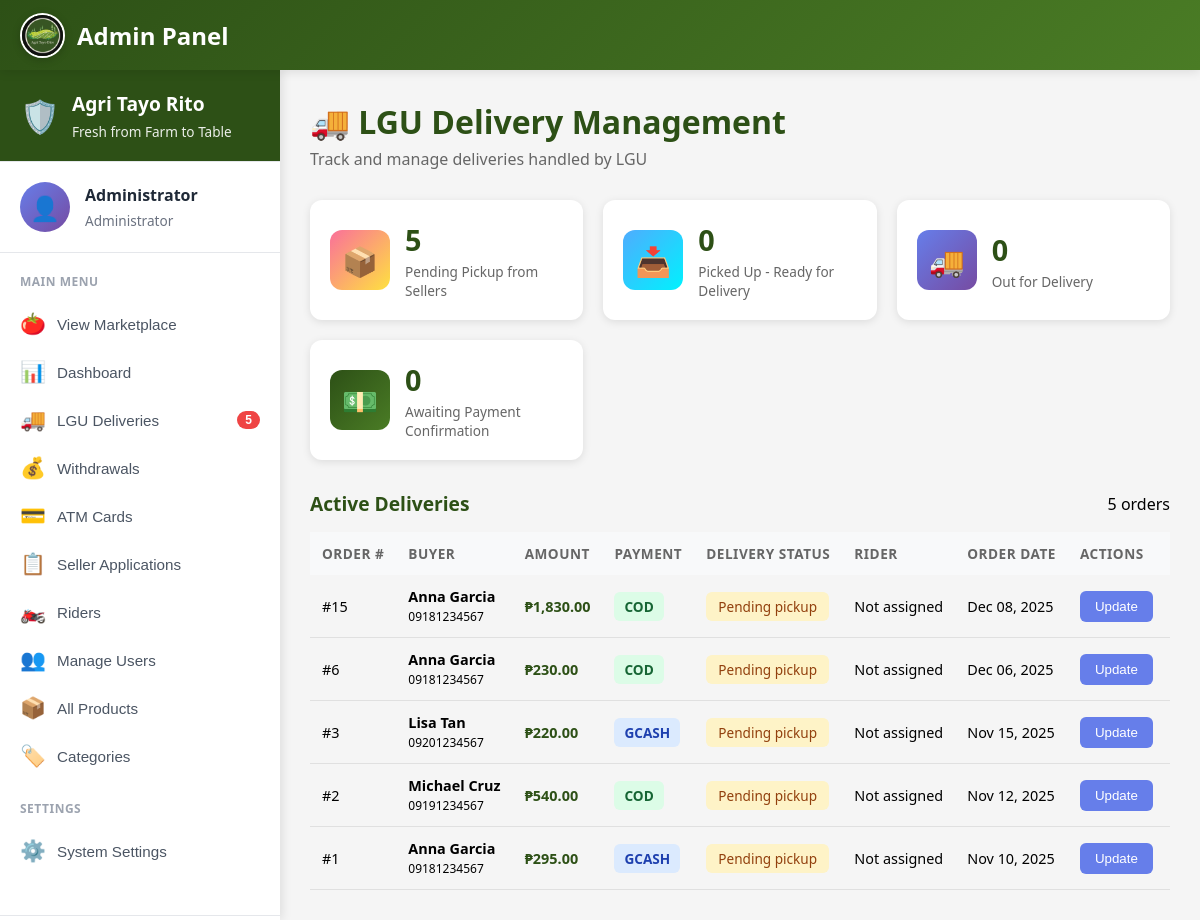
Screenshot of /public/profile/admin/deliveries (signed in) with the database file from the repository.
### tables this page shows
CREATE TABLE `orders` (
  `orderID` int(11) NOT NULL,
  `buyerID` int(11) NOT NULL,
  `order_date` timestamp NOT NULL DEFAULT current_timestamp(),
  `total_amount` decimal(10,2) NOT NULL,
  `order_status` enum('pending','processing','shipped','delivered','cancelled') DEFAULT 'pending',
  `delivery_address` text NOT NULL,
  `delivery_municipality` varchar(100) NOT NULL,
  `delivery_province` varchar(100) NOT NULL,
  `delivery_postal_code` varchar(10) NOT NULL,
  `payment_method` enum('cash_on_delivery','gcash','bank_transfer') DEFAULT 'cash_on_delivery',
  `payment_status` enum('pending','paid','failed') DEFAULT 'pending',
  `payment_method_new` enum('cod','gcash','paymaya') NOT NULL DEFAULT 'cod',
  `shipping_fee` decimal(10,2) DEFAULT 0.00,
  `lgu_delivery_status` enum('pending_pickup','picked_up','in_transit','delivered','failed') DEFAULT 'pending_pickup',
  `assigned_rider_id` int(11) DEFAULT NULL,
  `rider_assigned_at` timestamp NULL DEFAULT NULL,
  `picked_up_at` timestamp NULL DEFAULT NULL,
  `delivered_at` timestamp NULL DEFAULT NULL,
  `payment_received_by_lgu_at` timestamp NULL DEFAULT NULL,
  `credited_to_seller_at` timestamp NULL DEFAULT NULL,
  `lgu_notes` text DEFAULT NULL,
  `receipt_generated` tinyint(1) DEFAULT 0,
  `notes` text DEFAULT NULL,
  `updated_at` timestamp NOT NULL DEFAULT current_timestamp() ON UPDATE current_timestamp()
);

CREATE TABLE `users` (
  `userID` int(11) NOT NULL,
  `email` varchar(255) NOT NULL,
  `profile_image` varchar(500) DEFAULT NULL,
  `password_hash` varchar(255) NOT NULL,
  `full_name` varchar(200) NOT NULL,
  `phone` varchar(20) DEFAULT NULL,
  `avatar` varchar(255) DEFAULT '/images/avatars/avt1.jpg',
  `role` enum('buyer','seller','admin') DEFAULT 'buyer',
  `is_active` tinyint(1) DEFAULT 1,
  `created_at` timestamp NOT NULL DEFAULT current_timestamp(),
  `updated_at` timestamp NOT NULL DEFAULT current_timestamp() ON UPDATE current_timestamp()
);

### app/views/profile/admin/deliveries.php (the view, shortened to what this page needs)
<?php
$db = new Database();
$conn = $db->connect();
$stats = [];
$stmt = $conn->query("SELECT COUNT(*) as total FROM orders WHERE lgu_delivery_status = 'pending_pickup'");
$stats['pending_pickup'] = $stmt->fetch(PDO::FETCH_ASSOC)['total'];
$stmt = $conn->query("SELECT COUNT(*) as total FROM orders WHERE lgu_delivery_status = 'picked_up'");
$stats['picked_up'] = $stmt->fetch(PDO::FETCH_ASSOC)['total'];
$stmt = $conn->query("SELECT COUNT(*) as total FROM orders WHERE lgu_delivery_status = 'in_transit'");
$stats['in_transit'] = $stmt->fetch(PDO::FETCH_ASSOC)['total'];
$stmt = $conn->query("SELECT COUNT(*) as total FROM orders WHERE lgu_delivery_status = 'delivered' AND payment_received_by_lgu_at IS NULL");
$stats['awaiting_payment'] = $stmt->fetch(PDO::FETCH_ASSOC)['total'];
$query = "SELECT o.*, u.full_name as buyer_name, u.phone, dr.rider_name
          FROM orders o
          JOIN users u ON o.buyerID = u.userID
          LEFT JOIN delivery_riders dr ON o.assigned_rider_id = dr.riderID
          WHERE o.lgu_delivery_status != 'delivered' OR o.payment_received_by_lgu_at IS NULL
          ORDER BY
            CASE o.lgu_delivery_status
              WHEN 'pending_pickup' THEN 1
              WHEN 'picked_up' THEN 2
              WHEN 'in_transit' THEN 3
              WHEN 'delivered' THEN 4
            END,
            o.order_date DESC";
$stmt = $conn->query($query);
$orders = $stmt->fetchAll(PDO::FETCH_ASSOC);
?>
<!DOCTYPE html>
<html lang="en">
<head>
    <link rel="stylesheet" href="<?php echo BASE_URL; ?>css/responsive.css">
    <link rel="stylesheet" href="<?php echo BASE_URL; ?>css/admin/dashboard.css">
</head>
<body>
    <?php
    require_once __DIR__ . '/admin-nav.php';
    ?>
    <main class="main-content">
        <div class="page-header">
            <h1 class="page-title">🚚 LGU Delivery Management</h1>
            <p class="page-subtitle">Track and manage deliveries handled by LGU</p>
        </div>
        <section class="stats-section">
            <div class="stat-card">
                <div class="stat-icon" style="background: linear-gradient(135deg, #fa709a 0%, #fee140 100%);">📦</div>
                <div class="stat-info">
                    <h3 class="stat-value"><?php echo number_format($stats['pending_pickup']); ?></h3>
                    <p class="stat-label">Pending Pickup from Sellers</p>
                </div>
            </div>
            <div class="stat-card">
                <div class="stat-icon" style="background: linear-gradient(135deg, #4facfe 0%, #00f2fe 100%);">📥</div>
                <div class="stat-info">
                    <h3 class="stat-value"><?php echo number_format($stats['picked_up']); ?></h3>
                    <p class="stat-label">Picked Up - Ready for Delivery</p>
                </div>
            </div>
            <div class="stat-card">
                <div class="stat-icon" style="background: linear-gradient(135deg, #667eea 0%, #764ba2 100%);">🚚</div>
                <div class="stat-info">
                    <h3 class="stat-value"><?php echo number_format($stats['in_transit']); ?></h3>
                    <p class="stat-label">Out for Delivery</p>
                </div>
            </div>
            <div class="stat-card">
                <div class="stat-icon" style="background: linear-gradient(135deg, #2d5016 0%, #4a7c25 100%);">💵</div>
                <div class="stat-info">
                    <h3 class="stat-value"><?php echo number_format($stats['awaiting_payment']); ?></h3>
                    <p class="stat-label">Awaiting Payment Confirmation</p>
                </div>
            </div>
        </section>
        <section class="orders-section">
            <div class="section-header">
                <h2 class="section-title">Active Deliveries</h2>
                <span class="badge"><?php echo count($orders); ?> orders</span>
            </div>
            <?php if (count($orders) > 0): ?>
            <div class="table-container">
                <table class="data-table">
                    <thead>
                        <tr>
                            <th>Order #</th>
                            <th>Buyer</th>
                            <th>Amount</th>
                            <th>Payment</th>
                            <th>Delivery Status</th>
                            <th>Rider</th>
                            <th>Order Date</th>
                            <th>Actions</th>
                        </tr>
                    </thead>
                    <tbody>
                        <?php foreach ($orders as $order): ?>
                        <tr>
                            <td>#<?php echo $order['orderID']; ?></td>
                            <td>
                                <div><strong><?php echo htmlspecialchars($order['buyer_name']); ?></strong></div>
                                <small><?php echo htmlspecialchars($order['phone']); ?></small>
                            </td>
                            <td class="amount">₱<?php echo number_format($order['total_amount'], 2); ?></td>
                            <td>
                                <span class="payment-badge payment-<?php echo $order['payment_method_new']; ?>">
                                    <?php echo strtoupper($order['payment_method_new']); ?>
                                </span>
                            </td>
                            <td>
                                <span class="status-badge delivery-<?php echo $order['lgu_delivery_status']; ?>">
                                    <?php echo str_replace('_', ' ', ucfirst($order['lgu_delivery_status'])); ?>
                                </span>
                            </td>
                            <td>
                                <?php if ($order['rider_name']): ?>
                                    <span class="rider-info">🏍️ <?php echo htmlspecialchars($order['rider_name']); ?></span>
                                <?php else: ?>
                                    <span class="text-muted">Not assigned</span>
                                <?php endif; ?>
                            </td>
                            <td><?php echo date('M d, Y', strtotime($order['order_date'])); ?></td>
                            <td>
                                <button onclick="showDeliveryActions(<?php echo $order['orderID']; ?>, '<?php echo $order['lgu_delivery_status']; ?>')"
                                        class="btn-action">Update</button>
                            </td>
                        </tr>
                        <?php endforeach; ?>
                    </tbody>
                </table>
            </div>
            <?php else: ?>
            <div class="no-data">
                <p>✅ All deliveries completed and payments confirmed!</p>
            </div>
            <?php endif; ?>
        </section>
    </main>
</body>
</html>

### public/css/admin/dashboard.css (style rules this page uses)
* { margin: 0; padding: 0; box-sizing: border-box; }
body { font-family: 'Segoe UI', Tahoma, Geneva, Verdana, sans-serif; background: #f5f5f5; }
.main-content { margin-top: 75px; padding: 30px; max-width: 1400px; margin-left: auto; margin-right: auto; }
.page-header { margin-bottom: 30px; }
.page-title { font-size: 2rem; color: #2d5016; margin-bottom: 5px; font-weight: 700; }
.page-subtitle { font-size: 1rem; color: #666; }
.stats-section { display: grid; grid-template-columns: repeat(auto-fit, minmax(250px, 1fr)); gap: 20px; margin-bottom: 30px; }
.stat-card { background: white; border-radius: 12px; padding: 20px; display: flex; align-items: center; gap: 15px; box-shadow: 0 2px 8px rgba(0, 0, 0, 0.1); transition: all 0.3s; }
.stat-icon { width: 60px; height: 60px; border-radius: 12px; display: flex; align-items: center; justify-content: center; font-size: 1.8rem; color: white; }
.stat-info { flex: 1; }
.stat-value { font-size: 1.8rem; color: #2d5016; font-weight: 700; margin-bottom: 3px; }
.stat-label { font-size: 0.85rem; color: #666; }
.section-header { display: flex; justify-content: space-between; align-items: center; margin-bottom: 15px; }
.section-title { font-size: 1.2rem; color: #2d5016; font-weight: 700; }
.table-container { overflow-x: auto; }
.data-table { width: 100%; border-collapse: collapse; }
.data-table thead { background: #f8f9fa; }
.data-table th { padding: 12px; text-align: left; font-size: 0.85rem; color: #666; font-weight: 600; text-transform: uppercase; letter-spacing: 0.5px; }
.data-table td { padding: 12px; border-bottom: 1px solid #e0e0e0; font-size: 0.9rem; }
.status-badge { padding: 4px 10px; border-radius: 12px; font-size: 0.75rem; font-weight: 600; display: inline-block; }

### app/views/profile/admin/admin-nav.php (style rules this page uses)
.main-content { margin-left: 280px; margin-top: 70px; padding: 30px; min-height: calc(100vh - 70px); }

### app/views/profile/admin/deliveries.php (style rules this page uses)
.payment-badge { padding: 5px 10px; border-radius: 6px; font-size: 0.85rem; font-weight: bold; }
.payment-cod { background: #dcfce7; color: #166534; }
.payment-gcash, .payment-paymaya { background: #dbeafe; color: #1e40af; }
.status-badge { padding: 5px 12px; border-radius: 6px; font-size: 0.85rem; font-weight: 500; white-space: nowrap; }
.delivery-pending_pickup { background: #fef3c7; color: #92400e; }
.btn-action { padding: 8px 15px; background: #667eea; color: white; border: none; border-radius: 6px; cursor: pointer; margin-right: 5px; }
.amount { font-weight: bold; color: #2d5016; }

### rows the page displays
orders: orderID "15", buyerID.full_name "Anna Garcia", buyerID.phone "09181234567", total_amount "1,830.00", payment_method_new "COD", lgu_delivery_status "Pending pickup", order_date "Dec 08, 2025"
orders: orderID "6", buyerID.full_name "Anna Garcia", buyerID.phone "09181234567", total_amount "230.00", payment_method_new "COD", lgu_delivery_status "Pending pickup", order_date "Dec 06, 2025"
orders: orderID "3", buyerID.full_name "Lisa Tan", buyerID.phone "09201234567", total_amount "220.00", payment_method_new "GCASH", lgu_delivery_status "Pending pickup", order_date "Nov 15, 2025"
orders: orderID "2", buyerID.full_name "Michael Cruz", buyerID.phone "09191234567", total_amount "540.00", payment_method_new "COD", lgu_delivery_status "Pending pickup", order_date "Nov 12, 2025"
orders: orderID "1", buyerID.full_name "Anna Garcia", buyerID.phone "09181234567", total_amount "295.00", payment_method_new "GCASH", lgu_delivery_status "Pending pickup", order_date "Nov 10, 2025"

### other values shown
$_SESSION['username'] "Administrator"
$pending_pickups "5"
$stats['pending_pickup'] "5"
$stats['picked_up'] "0"
$stats['in_transit'] "0"
$stats['awaiting_payment'] "0"
count($orders) "5"
